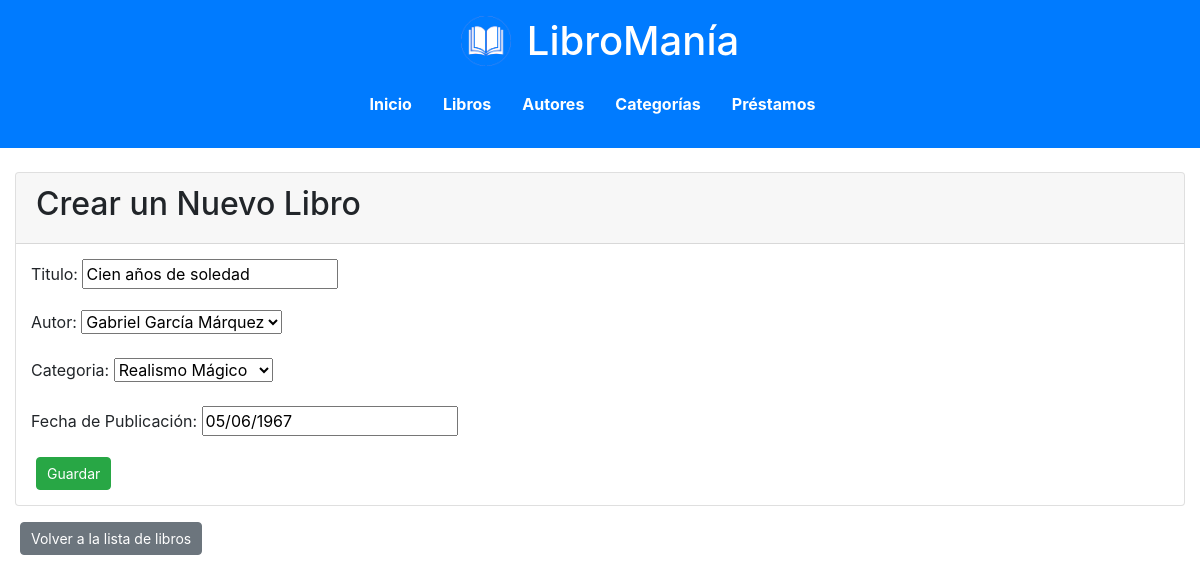
Page /editar_libro/3/ on the committed database.
### biblioteca/models.py (models this page shows, shortened)
class Libro(models.Model):
    titulo = models.CharField(max_length=200)  # Título del libro
    autor = models.ForeignKey(Autor, on_delete=models.CASCADE)  # Relación con el autor
    categoria = models.ForeignKey(Categoria, on_delete=models.SET_NULL, null=True, blank=True)  # Relación con la categoría, puede ser nula
    fecha_publicacion = models.DateField()  # Fecha de publicación del libro

### biblioteca/views.py (the view)
# urls.py: path('editar_libro/<int:libro_id>/', views.editar_libro, name='editar_libro'),  # Ruta para editar un libro específico
def editar_libro(request, libro_id):
    libro = get_object_or_404(Libro, pk=libro_id)
    if request.method == 'POST':
        form = LibroForm(request.POST, instance=libro)
        if form.is_valid():
            form.save()
            return redirect('lista_libros')
    else:
        form = LibroForm(instance=libro)
    return render(request, 'biblioteca/crear_libro.html', {'form': form})

### biblioteca/forms.py
class LibroForm(forms.ModelForm):
    fecha_publicacion = forms.DateField(
        widget=forms.DateInput(format='%d/%m/%Y', attrs={'type': 'text', 'placeholder': 'dd/mm/aaaa'}),
        input_formats=['%d/%m/%Y'],  # Formato de fecha aceptado
        label='Fecha de Publicación',
        error_messages={
            'required': 'Este campo es obligatorio.',  # Mensaje si el campo está vacío
            'invalid': 'Ingrese una fecha válida (dd/mm/aaaa).'  # Mensaje si el formato de la fecha es incorrecto
        }
    )
    class Meta:
        model = Libro  # Modelo que usa este formulario
        fields = ['titulo', 'autor', 'categoria', 'fecha_publicacion']  # Campos del formulario

### biblioteca/models.py (called while the page is built)
    def __str__(self):
        return self.nombre  # Muestra el nombre del autor como texto representativo

    def __str__(self):
        return self.nombre  # Muestra el nombre de la categoría como texto representativo

### templates/biblioteca/crear_libro.html (shortened to what this page needs)
{% extends 'biblioteca/base.html' %}
{% block content %}
<div class="card mt-4">
    <div class="card-header">
        <h2>Crear un Nuevo Libro</h2>
    </div>
    <div class="card-body">
        <form method="post">
            {{ form.as_p }}
            <button type="submit" class="btn btn-success">Guardar</button>
        </form>
    </div>
</div>
<a href="{% url 'lista_libros' %}" class="btn btn-secondary mt-3">Volver a la lista de libros</a>
{% endblock %}

### static/styles.css (style rules this page uses)
.btn { padding: 5px 10px; font-size: 14px; margin-left: 5px; }
.card-body { padding: 15px; }

### rows in the picture
Libro: titulo "Cien años de soledad", autor "Gabriel García Márquez", categoria "Realismo Mágico", fecha_publicacion "05/06/1967"
